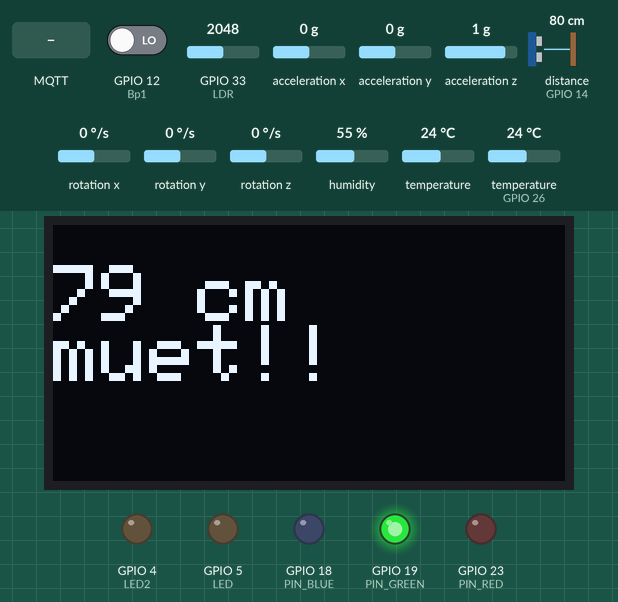
A program run on a simulated ESP32. Parts: 128×64 one-colour display, output pins drawn as LEDs (lit = HIGH). Wiring (inferred from the names in the program): ultrasonic range finder: trigger GPIO 27; echo GPIO 14. The inputs (shaded band) are chosen by the test bench; at power-on: GPIO 12 (Bp1) LOW, distance to the obstacle (sensor on GPIO 14) 80 cm, GPIO 33 (LDR) = 2048, acceleration x 0 g, acceleration y 0 g, acceleration z 1 g, rotation x 0 °/s, rotation y 0 °/s, rotation z 0 °/s, humidity 55 %, temperature 24 °C, temperature (sensor on GPIO 26) 24 °C. The echo pulse lasts 58.3 µs per cm; WiFi joins after 1.5 s; servers stay silent unless stated; random numbers use the default seed unless the program sets one; no MQTT or app messages arrive unless stated; pins used as bus, display or sensor lines are not drawn; what the program prints to the serial monitor is not drawn.

Above: at 3.2 s.
3.3 s: GPIO 12 (Bp1) driven HIGH
At 4.8 s:
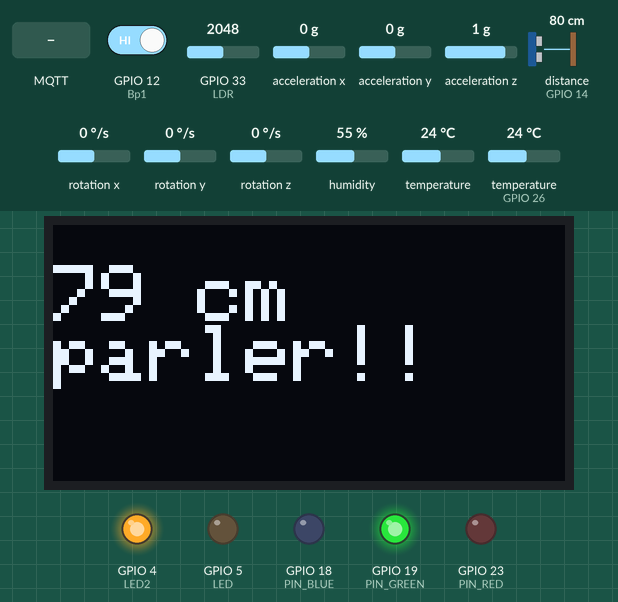
5.1 s: distance to the obstacle (sensor on GPIO 14) set to 53 cm
At 5.9 s:
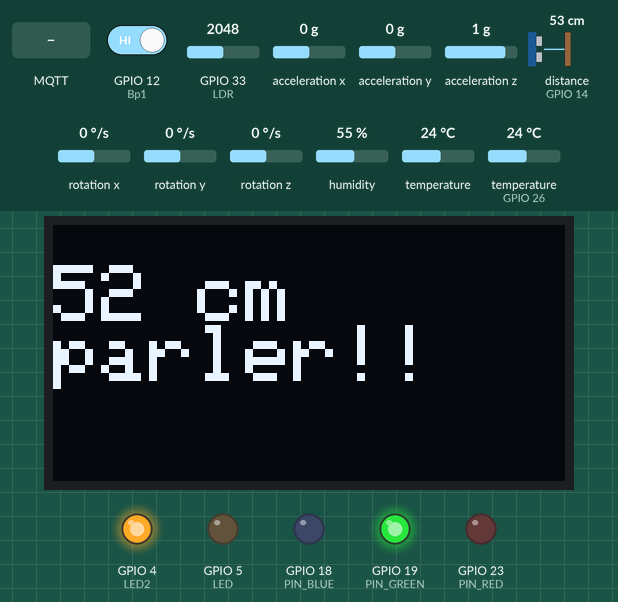
6.8 s: distance to the obstacle (sensor on GPIO 14) set to 48 cm
At 7.9 s:
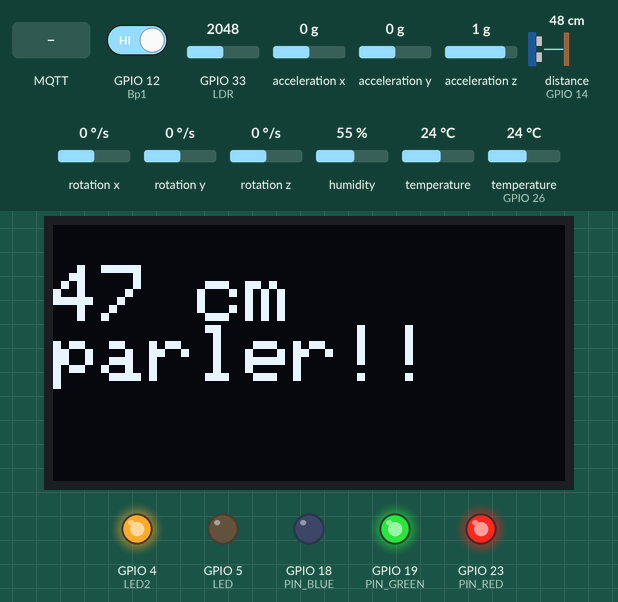
8.6 s: GPIO 12 (Bp1) driven LOW
At 9.7 s:
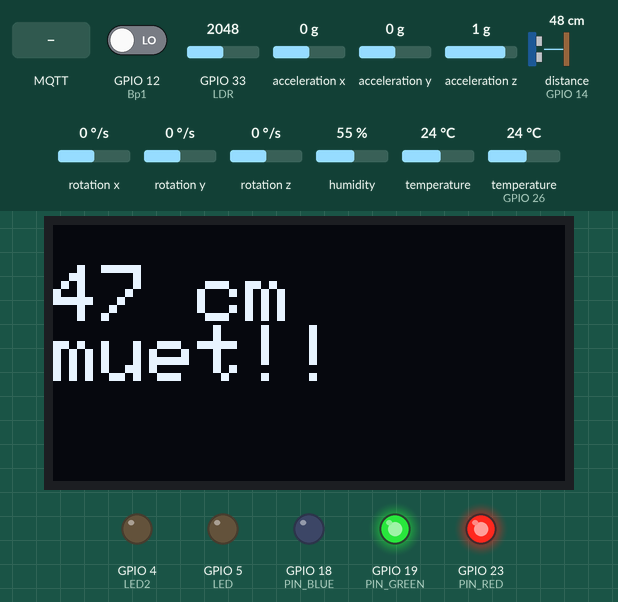
10.3 s: MQTT message "1" arrives on the first subscribed topic
At 10.6 s:
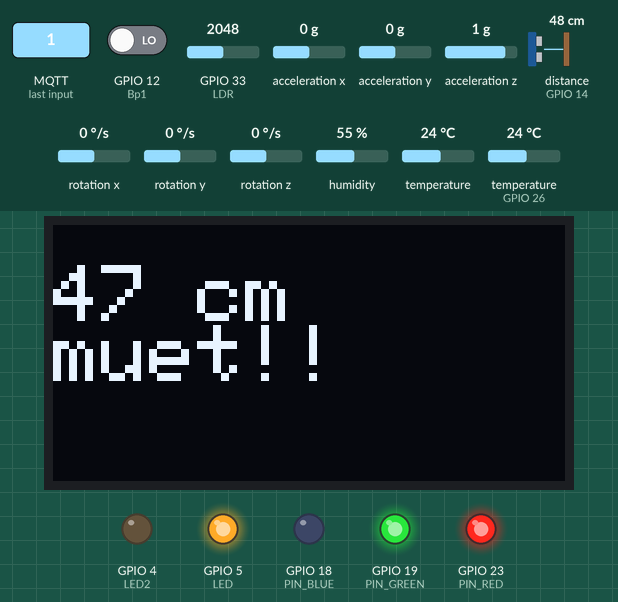
11.8 s: distance to the obstacle (sensor on GPIO 14) set to 23 cm
At 12.7 s:
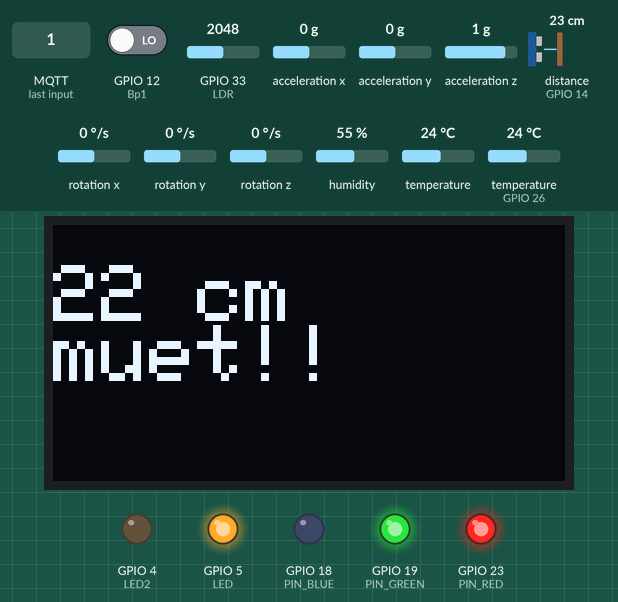
13.5 s: distance to the obstacle (sensor on GPIO 14) set to 19 cm
Timing chart, 0 to 16.2 s (numbered marks = the images above; inputs shaded):
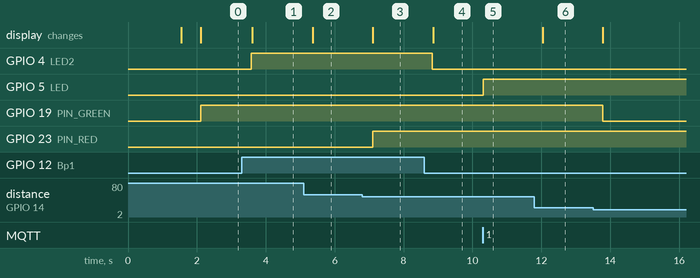

The program:

main.cpp
```cpp
#include <Arduino.h>
#include <DHT.h>
#include <DHT_U.h>
#include <Adafruit_Sensor.h>
#include <Wire.h>
#include <Adafruit_GFX.h>
#include <Adafruit_SSD1306.h>
#include <Adafruit_MPU6050.h>
#include <WiFi.h>
#include <PubSubClient.h>
#include <ArduinoJson.h>


#if defined(ESP32)
  #include <WiFi.h>
#elif defined(ESP8266)
  #include <ESP8266WiFi.h>
#endif
#include <Firebase_ESP_Client.h>


// Update these with values suitable for your network.
const char* ssid = "mohamed";
const char* password = "1234momo";
const char* mqtt_server = "10.3.172.77";

// Insert Firebase project API Key
#define API_KEY "AIzaSyCAiTy-xbSHpI9C51wG9HzbcPflH61RfFs"
#define DATABASE_URL "https://fir-5f221-default-rtdb.europe-west1.firebasedatabase.app/"


WiFiClient espClient;
PubSubClient client(espClient);
unsigned long lastMsg = 0;
#define MSG_BUFFER_SIZE	(50)
char msg[MSG_BUFFER_SIZE];
int value = 0;

Adafruit_MPU6050 mpu;

#define SCREEN_WIDTH 128 // OLED display width, in pixels
#define SCREEN_HEIGHT 64 // OLED display height, in pixels

// Declaration for an SSD1306 display connected to I2C (SDA, SCL pins)
Adafruit_SSD1306 display(SCREEN_WIDTH, SCREEN_HEIGHT, &Wire, -1);

const int trigPin = 27;
const int echoPin = 14;

long duration;
int distanceCm;
int distanceInch;

#define DHT11PIN 26
#define LED 5
#define LED2 4
#define Bp1 12
#define PIN_RED    23 // GIOP23
#define PIN_GREEN  19 // GIOP22
#define PIN_BLUE   18 // GIOP21
#define LDR 33

//define sound speed in cm/uS
#define SOUND_SPEED 0.034
#define CM_TO_INCH 0.393701

DHT dht(DHT11PIN, DHT11);

void setup_wifi() {

  delay(10);
  // We start by connecting to a WiFi network
  Serial.println();
  Serial.print("Connecting to ");
  Serial.println(ssid);

  WiFi.mode(WIFI_STA);
  WiFi.begin(ssid, password);

  while (WiFi.status() != WL_CONNECTED) {
    delay(500);
    Serial.print(".");
  }

  randomSeed(micros());

  Serial.println("");
  Serial.println("WiFi connected");
  Serial.println("IP address: ");
  Serial.println(WiFi.localIP());
}

void callback(char* topic, byte* payload, unsigned int length) {
  Serial.print("Message arrived [");
  Serial.print(topic);
  Serial.print("] ");
  for (int i = 0; i < length; i++) {
    Serial.print((char)payload[i]);
  }
  Serial.println();

  // Switch on the LED if an 1 was received as first character
  if ((char)payload[0] == '1') {
    digitalWrite(LED,HIGH);   // Turn the LED on (Note that LOW is the voltage level
    // but actually the LED is on; this is because
    // it is active low on the ESP-01)
  } else {
    (char)payload[0] == '0';
    digitalWrite(LED, LOW);  // Turn the LED off by making the voltage HIGH
  }

}

void reconnect() {
  // Loop until we're reconnected
  while (!client.connected()) {
    Serial.print("Attempting MQTT connection...");
    // Create a random client ID
    String clientId = "Client-";
    clientId += String(random(0xffff), HEX);
    // Attempt to connect
    if (client.connect(clientId.c_str())) {
      Serial.println("connected");
      // Once connected, publish an announcement...
      client.publish("outTopic", "hello world");
      // ... and resubscribe
      client.subscribe("led");
    } else {
      Serial.print("failed, rc=");
      Serial.print(client.state());
      Serial.println(" try again in 5 seconds");
      // Wait 5 seconds before retrying
      delay(5000);
    }
  }
}

void notifyClient() {
  DynamicJsonDocument doc(256);


  char json_string[256];
  serializeJson(doc, json_string);

  Serial.println(json_string);

  client.publish("ESP32-1", json_string);
}


void setup() {

  setup_wifi();
  client.setServer(mqtt_server, 1883);
  client.setCallback(callback);
  pinMode(PIN_RED,   OUTPUT);
  pinMode(PIN_GREEN, OUTPUT);
  pinMode(PIN_BLUE,  OUTPUT);
  pinMode(trigPin, OUTPUT); // Sets the trigPin as an Output
  pinMode(echoPin, INPUT); // Sets the echoPin as an Input
  pinMode(LED,OUTPUT);
  pinMode(LED2, OUTPUT);
  pinMode(Bp1,INPUT);
  Serial.begin(115200);
  dht.begin();
  Serial.println("MPU6050 OLED demo");

  if (!mpu.begin()) {
    Serial.println("Sensor init failed");
    while (1)
      yield();
  }
  Serial.println("Found a MPU-6050 sensor");

    if(!display.begin(SSD1306_SWITCHCAPVCC, 0x3C)) {
    Serial.println(F("SSD1306 allocation failed"));
    for(;;);
  }
  delay(500);
  display.clearDisplay();

  display.setTextSize(2);
  display.setTextColor(WHITE);


}

void loop() {

  float humi = dht.readHumidity();
  float temp = dht.readTemperature();
  Serial.print("Temperature: ");
  Serial.print(temp);
  Serial.print("ºC ");
  Serial.print("Humidity: ");
  Serial.println(humi);

    // Clears the trigPin
  digitalWrite(trigPin, LOW);
  delayMicroseconds(2);
  // Sets the trigPin on HIGH state for 10 micro seconds
  digitalWrite(trigPin, HIGH);
  delayMicroseconds(10);
  digitalWrite(trigPin, LOW);

  // Reads the echoPin, returns the sound wave travel time in microseconds
  duration = pulseIn(echoPin, HIGH);

  // Calculate the distance
  distanceCm = duration * SOUND_SPEED/2;

  // Convert to inches
  distanceInch = distanceCm * CM_TO_INCH;

  // Prints the distance in the Serial Monitor
  Serial.print("Distance (cm): ");
  Serial.println(distanceCm);


  display.clearDisplay();
  display.setCursor(0, 10);
  //Display distance in cm
  display.print(distanceCm);
  display.print(" cm");

  sensors_event_t a, g, tempera;
  mpu.getEvent(&a, &g, &tempera);

  Serial.print("Accelerometer ");
  Serial.print("X: ");
  Serial.print(a.acceleration.x, 1);
  Serial.print(" m/s^2, ");
  Serial.print("Y: ");
  Serial.print(a.acceleration.y, 1);
  Serial.print(" m/s^2, ");
  Serial.print("Z: ");
  Serial.print(a.acceleration.z, 1);
  Serial.println(" m/s^2");

  Serial.print("Gyroscope ");
  Serial.print("X: ");
  Serial.print(g.gyro.x, 1);
  Serial.print(" rps, ");
  Serial.print("Y: ");
  Serial.print(g.gyro.y, 1);
  Serial.print(" rps, ");
  Serial.print("Z: ");
  Serial.print(g.gyro.z, 1);
  Serial.println(" rps");

  float axe_x = g.gyro.x;
  float axe_y = g.gyro.y;
  float axe_z = g.gyro.z;

  Serial.print(axe_x, 1);
  Serial.print(axe_y, 1);
  Serial.print(axe_z, 1);

  int value_LDR = analogRead(LDR);
  Serial.println(value_LDR);

  if (digitalRead(Bp1) == 1)
    {
      digitalWrite(LED2,HIGH);
      display.setCursor(0, 25);
      Serial.print("parler");
      display.print("parler!!");

    }
  else {
    digitalWrite(LED2,LOW);
    display.setCursor(0, 25);
    display.print("muet!!");
    Serial.print("muet!!");

  }
  // Display distance in inches
  /* display.print(distanceInch);
  display.print(" in");*/
  display.display();


  if (distanceCm < 100) {
  // color code #00C9CC (R = 0,   G = 201, B = 204)
  analogWrite(PIN_RED,   0);
  analogWrite(PIN_GREEN, 255);
  analogWrite(PIN_BLUE,  0);
  }


  if (distanceCm < 50 & distanceCm < 100) {
  // color code #F7788A (R = 247, G = 120, B = 138)
  analogWrite(PIN_RED,   255);
  analogWrite(PIN_GREEN, 255);
  analogWrite(PIN_BLUE,  0);
  }

  if (distanceCm < 20){
  // color code #34A853 (R = 52,  G = 168, B = 83)
  analogWrite(PIN_RED,   255);
  analogWrite(PIN_GREEN, 0);
  analogWrite(PIN_BLUE,  0);
  }

  if (!client.connected()) {
    reconnect();
  }
  client.loop();

  unsigned long now = millis();
  if (now - lastMsg > 2000) {
    lastMsg = now;
    ++value;
    snprintf (msg, MSG_BUFFER_SIZE, "hello world #%ld", value);
    Serial.print("Publish message: ");
    Serial.println(msg);
    client.publish("outTopic", msg);
    notifyClient();

  }

  static char temperature[7];
  dtostrf(temp, 2, 2, temperature);

  static char humidity[7];
  dtostrf(humi, 2, 2, humidity);

  static char X[7];
  dtostrf(axe_x, 2, 2, X);

  static char Y[7];
  dtostrf(axe_y, 2, 2, Y);

  static char Z[7];
  dtostrf(axe_z, 2, 2, Z);


  DynamicJsonDocument doc(500);

    //doc["BP"] = digitalRead(Bp1) ? "ACTIF" : "NOT ACTIF";
    doc["TEMPERATURE"] = temperature;
    doc["HUMIDITY"] = humidity;
    doc["LDR"] = value_LDR;
    doc["AXE_X"] = X;
    doc["AXE_Y"] = Y;
    doc["AXE_Z"] = Z;

  char json_string[256];
  serializeJson(doc, json_string);
//   String test = doc["AXE_Z"];
//   Serial.print("test avec le print=================================="+test);
  client.publish("Gauge", json_string);

  delay(250);
}
```

Measured:
- the behaviour switches between 51 and 50 cm on distance to the obstacle (sensor on GPIO 14) (found by bisection; images 2 and 3)
- after the input at 3.3 s, GPIO 4 (LED2): LOW → HIGH after 0.28 s; the display: changes after 0.30 s (image 1)
- after the input at 5.1 s, the display: changes after 0.26 s (image 2)
- after the input at 6.8 s, GPIO 23 (PIN_RED): LOW → HIGH after 0.31 s; the display: changes after 0.31 s (image 3)
- after the input at 8.6 s, GPIO 4 (LED2): HIGH → LOW after 0.23 s; the display: changes after 0.26 s (image 4)
- after the input at 10.3 s, GPIO 5 (LED): LOW → HIGH at once
- after the input at 11.8 s, the display: changes after 0.24 s (image 6)
- after the input at 13.5 s, GPIO 19 (PIN_GREEN): HIGH → LOW after 0.28 s
